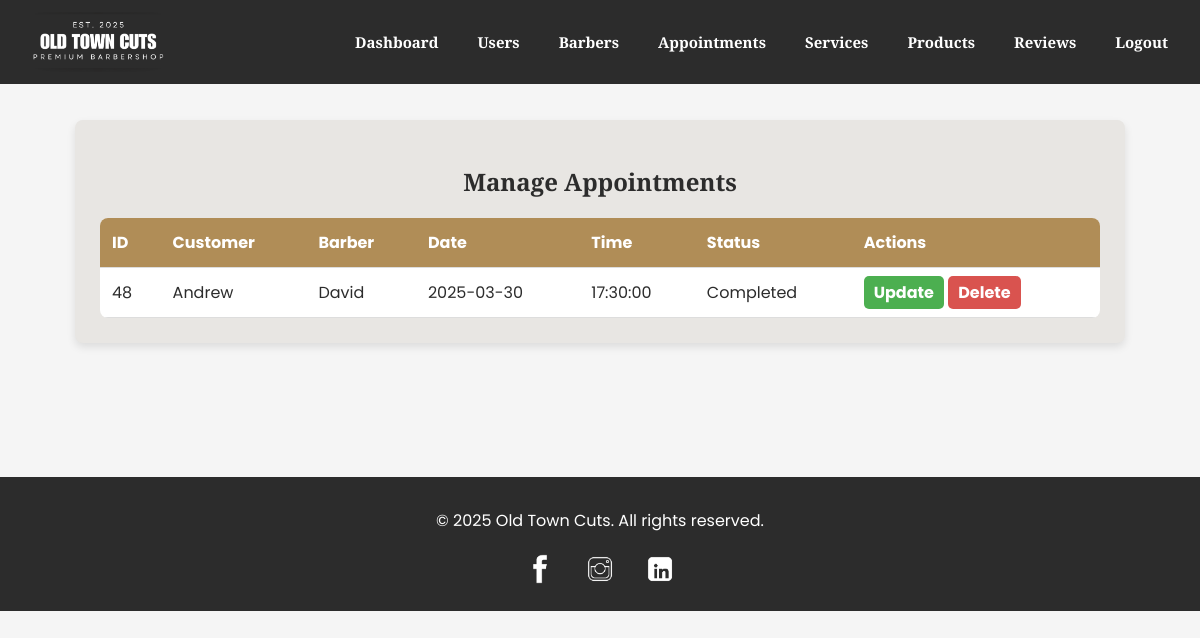
/admin/manage_appointments.php (signed in), run on the app's committed database.
### tables this page shows
CREATE TABLE `appointments` (
  `id` int(11) NOT NULL,
  `user_id` int(11) DEFAULT NULL,
  `barber_id` int(11) DEFAULT NULL,
  `appointment_date` date NOT NULL,
  `appointment_time` time NOT NULL,
  `status` enum('Pending','Completed','Cancelled') DEFAULT 'Pending'
);

CREATE TABLE `users` (
  `id` int(11) NOT NULL,
  `name` varchar(100) NOT NULL,
  `email` varchar(150) NOT NULL,
  `password` varchar(255) NOT NULL,
  `role` enum('admin','customer') DEFAULT 'customer'
);

CREATE TABLE `barbers` (
  `id` int(11) NOT NULL,
  `name` varchar(100) NOT NULL,
  `specialty` varchar(100) NOT NULL
);

### admin/manage_appointments.php (the view, shortened to what this page needs)
<?php
include '../config/config.php';
$query = "SELECT appointments.id, users.name AS customer_name, barbers.name AS barber_name, appointment_date, appointment_time, status
          FROM appointments
          JOIN users ON appointments.user_id = users.id
          JOIN barbers ON appointments.barber_id = barbers.id";
$result = $conn->query($query);
?>
<!DOCTYPE html>
<html lang="en">
<head>
</head>
<body>
    <header>
        <img src="../assets/images/logos.png" alt="Old Town Cuts" class="logo">
        <nav>
            <a href="admin_dashboard.php">Dashboard</a>
            <a href="manage_users.php">Users</a>
            <a href="manage_barbers.php">Barbers</a>
            <a href="manage_appointments.php">Appointments</a>
            <a href="manage_services.php">Services</a>
            <a href="manage_products.php">Products</a>
            <a href="manage_reviews.php">Reviews</a>
            <a href="../auth/logout.php">Logout</a>
        </nav>
    </header>
    <section class="container">
        <h2>Manage Appointments</h2>
        <table>
            <tr>
                <th>ID</th>
                <th>Customer</th>
                <th>Barber</th>
                <th>Date</th>
                <th>Time</th>
                <th>Status</th>
                <th>Actions</th>
            </tr>
            <?php while ($row = $result->fetch_assoc()): ?>
                <tr>
                    <td><?php echo $row['id']; ?></td>
                    <td><?php echo htmlspecialchars($row['customer_name']); ?></td>
                    <td><?php echo htmlspecialchars($row['barber_name']); ?></td>
                    <td><?php echo $row['appointment_date']; ?></td>
                    <td><?php echo $row['appointment_time']; ?></td>
                    <td><?php echo $row['status']; ?></td>
                    <td class="actions">
                        <a href="update_appointment.php?id=<?php echo $row['id']; ?>" class="update">Update</a>
                        <a href="delete_appointment.php?id=<?php echo $row['id']; ?>" class="delete" onclick="return confirm('Are you sure?');">Delete</a>
                    </td>
                </tr>
            <?php endwhile; ?>
        </table>
    </section>
    <footer>
        <p>&copy; 2025 Old Town Cuts. All rights reserved.</p>
        <div class="social-links">
            <a href="https://www.facebook.com/andrew.cayanan.1" target="_blank"><img src="../assets/images/facebook.jpg" alt="Facebook"></a>
            <a href="https://www.instagram.com/mickodedios?igsh=dnp1OTRtdWpxZ3Z4&utm_source=qr" target="_blank"><img src="../assets/images/instagram.jpg" alt="Instagram"></a>
            <a href="https://www.linkedin.com/in/david-tulio-126916316/" target="_blank"><img src="../assets/images/linkedin.jpg" alt="LinkedIn"></a>
        </div>
    </footer>
</body>
</html>

### admin/manage_appointments.php (style rules this page uses)
body { font-family: 'Poppins', sans-serif; background-color: #F5F5F5; color: #2C2C2C; margin: 0; padding: 0; }
header { display: flex; justify-content: space-between; align-items: center; padding: 12px 30px; background-color: #2C2C2C; color: white; width: 100%; position: fixed; top: 0; left: 0; z-index: 1000; }
.logo { height: 60px; width: auto; max-height: 70px; }
nav { display: flex; gap: 15px; }
nav a { text-decoration: none; font-family: 'Playfair Display', serif; color: white; font-size: 15px; font-weight: bold; transition: color 0.3s ease-in-out; padding: 8px 12px; }
nav a:last-child { margin-right: 50px; }
.container { max-width: 1000px; margin: 120px auto 40px; background: #E8E6E3; padding: 25px; border-radius: 8px; box-shadow: 0px 4px 8px rgba(0, 0, 0, 0.1); }
h2 { text-align: center; font-family: 'Playfair Display', serif; }
table { width: 100%; border-collapse: collapse; background: white; margin-top: 15px; border-radius: 8px; overflow: hidden; }
th, td { padding: 12px; text-align: left; border-bottom: 1px solid #ddd; }
th { background-color: #B08D57; color: white; }
.actions a { text-decoration: none; font-weight: bold; padding: 5px 10px; border-radius: 5px; transition: background 0.3s ease; }
.update { background-color: #4CAF50; color: white; }
.delete { background-color: #D9534F; color: white; }
footer { text-align: center; padding: 15px; background: #2C2C2C; color: white; margin-top: 134px; }
.social-links { margin-top: 10px; }
.social-links img { width: 40px; margin: 0 8px; }

### data on the page
appointments: id "48", user.name "Andrew", barber.name "David", appointment_date "2025-03-30", appointment_time "17:30:00", status "Completed"
